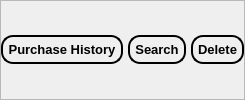
                            <widget class="QFrame" name="frame_48">
                             <property name="styleSheet">
                              <string notr="true"/>
                             </property>
                             <property name="frameShape">
                              <enum>QFrame::StyledPanel</enum>
                             </property>
                             <property name="frameShadow">
                              <enum>QFrame::Raised</enum>
                             </property>
                             <layout class="QHBoxLayout" name="horizontalLayout_40">
                              <property name="spacing">
                               <number>5</number>
                              </property>
                              <property name="leftMargin">
                               <number>0</number>
                              </property>
                              <property name="topMargin">
                               <number>0</number>
                              </property>
                              <property name="rightMargin">
                               <number>0</number>
                              </property>
                              <property name="bottomMargin">
                               <number>0</number>
                              </property>
                              <item>
                               <widget class="QPushButton" name="purchase_historybtn">
                                <property name="font">
                                 <font>
                                  <pointsize>10</pointsize>
                                  <weight>75</weight>
                                  <bold>true</bold>
                                 </font>
                                </property>
                                <property name="styleSheet">
                                 <string notr="true">border:2px solid black;
border-radius:12px;
padding:5px;</string>
                                </property>
                                <property name="text">
                                 <string>Purchase History</string>
                                </property>
                               </widget>
                              </item>
                              <item>
                               <widget class="QPushButton" name="Customer_search_btn">
                                <property name="font">
                                 <font>
                                  <pointsize>10</pointsize>
                                  <weight>75</weight>
                                  <bold>true</bold>
                                 </font>
                                </property>
                                <property name="styleSheet">
                                 <string notr="true">border:2px solid black;
border-radius:12px;
padding:5px;</string>
                                </property>
                                <property name="text">
                                 <string>Search</string>
                                </property>
                               </widget>
                              </item>
                              <item>
                               <widget class="QPushButton" name="customer_deletebtn">
                                <property name="font">
                                 <font>
                                  <pointsize>10</pointsize>
                                  <weight>75</weight>
                                  <bold>true</bold>
                                 </font>
                                </property>
                                <property name="styleSheet">
                                 <string notr="true">border:2px solid black;
border-radius:12px;
padding:5px;</string>
                                </property>
                                <property name="text">
                                 <string>Delete</string>
                                </property>
                               </widget>
                              </item>
                             </layout>
                            </widget>
